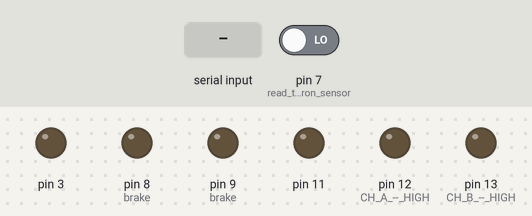
A sketch run on a simulated Arduino Uno, built with avr-gcc and run on an emulated ATmega328P. Parts: output pins drawn as LEDs (lit = HIGH). The test bench sets the inputs (shaded band); at power-on: pin 7 (read_the_omron_sensor) LOW.

Above: at 1.2 s.
1.3 s: "1" received over Serial
At 2.0 s:
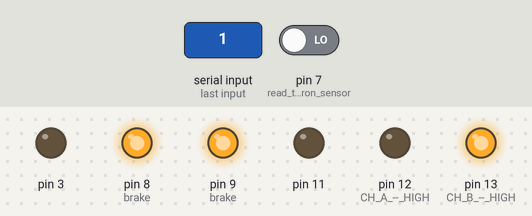
2.9 s: "1" received over Serial
At 3.9 s:
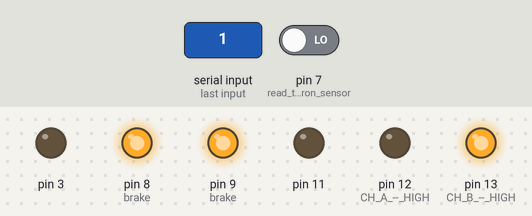
Timing chart, 0 to 5.9 s (numbered marks = the images above; inputs shaded):
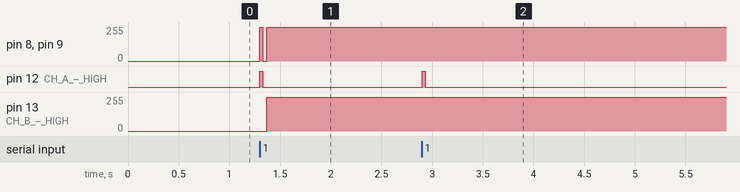

The sketch:

test_miliseconds.ino
```cpp
/*************************************************************
  adapted from Randy Sarafan by xiaochun from the following refs,and added bt&omron sensor
  Motor Shield Stepper Demo

  Using the omron403N to stop the motor by digital read the his output which is about 4.2v

  by wang xiaochun

  For more information see:
  <a href="https://www.instructables.com/id/Arduino-Motor-Shield-Tutorial/">
  https://www.instructables.com/id/Arduino-Motor-Sh...</a>

*************************************************************/

int delaylegnth = 30;
int bufferInt   = -1;
int nbstep      = 7;
int sensorVal   = 1;
unsigned long previousMillis   = 0;

void setup() {

  //establish motor direction toggle pins
  pinMode(12, OUTPUT); //CH A -- HIGH = forwards and LOW = backwards
  pinMode(13, OUTPUT); //CH B -- HIGH = forwards and LOW = backwards

  //establish motor brake pins
  pinMode(9, OUTPUT); //brake (disable) CH A
  pinMode(8, OUTPUT); //brake (disable) CH B

  // establish the omron reader pins
  pinMode(7, INPUT); //read the omron sensor

  // Configure bluetooth connection rate
  Serial.begin(9600);
}


void loop() {
  // Check for input
  sensorVal = 1;
  if (Serial.available() > 0) {
    bufferInt = Serial.read();
    if (bufferInt == '1') {

      for (int i = 0; i < nbstep + 1;  i++) {
        digitalWrite(9, LOW);  //ENABLE CH A
        digitalWrite(8, HIGH); //DISABLE CH B
        digitalWrite(12, HIGH);//Sets direction of CH A
        analogWrite(3, 255);   //Moves CH A
        //Serial.println("A");

        while (sensorVal == 1) {
          unsigned long currentMillis = millis();
          //Serial.println("currentMillis");
          //Serial.println(currentMillis);
          sensorVal = digitalRead(7);
          if (sensorVal == 0) {
            digitalWrite(9, HIGH);  //DISABLE CH A
            analogWrite(3, 0);      //stop Move CH A
            digitalWrite(8, HIGH);  //DISABLE CH B
            analogWrite(11, 0);     //stop Move CH B
            delay(delaylegnth);
            break;
          }
          if (currentMillis - previousMillis >= delaylegnth) {
            previousMillis = currentMillis;
            break;
          }
        }
        //moveMotorB;
        digitalWrite(9, HIGH);  //DISABLE CH A
        digitalWrite(8, LOW);   //ENABLE CH B
        digitalWrite(13, LOW);  //Sets direction of CH B
        analogWrite(11, 255);   //Moves CH B
        //Serial.println("B");
        while (sensorVal == 1) {
          unsigned long currentMillis = millis();
          sensorVal = digitalRead(7);
          if (sensorVal == 0) {
            digitalWrite(9, HIGH);  //DISABLE CH A
            analogWrite(3, 0);      //stop Move CH A
            digitalWrite(8, HIGH);  //DISABLE CH B
            analogWrite(11, 0);     //stop Move CH B
            delay(delaylegnth);
            break;
          }
          if (currentMillis - previousMillis >= delaylegnth) {
            previousMillis = currentMillis;
            break;
          }
        }

        //moveMotorAM;
        digitalWrite(9, LOW);  //ENABLE CH A
        digitalWrite(8, HIGH); //DISABLE CH B
        digitalWrite(12, LOW); //Sets direction of CH A
        analogWrite(3, 255);   //Moves CH A
        //Serial.println("A-");
        while (sensorVal == 1) {
          unsigned long currentMillis = millis();
          sensorVal = digitalRead(7);
          if (sensorVal == 0) {
            digitalWrite(9, HIGH);  //DISABLE CH A
            analogWrite(3, 0);      //stop Move CH A
            digitalWrite(8, HIGH);  //DISABLE CH B
            analogWrite(11, 0);     //stop Move CH B
            delay(delaylegnth);
            break;
          }
          if (currentMillis - previousMillis >= delaylegnth) {
            previousMillis = currentMillis;
            break;
          }
        }
        //moveMotorBM;
        digitalWrite(9, HIGH);  //DISABLE CH A
        digitalWrite(8, LOW);   //ENABLE CH B
        digitalWrite(13, HIGH); //Sets direction of CH B
        analogWrite(11, 255);   //Moves CH B
        //Serial.println("B-");
        while (sensorVal == 1) {
          unsigned long currentMillis = millis();
          sensorVal = digitalRead(7);
          if (sensorVal == 0) {
            digitalWrite(9, HIGH);  //DISABLE CH A
            analogWrite(3, 0);      //stop Move CH A
            digitalWrite(8, HIGH);  //DISABLE CH B
            analogWrite(11, 0);     //stop Move CH B
            delay(delaylegnth);
            break;
          }
          if (currentMillis - previousMillis >= delaylegnth) {
            previousMillis = currentMillis;
            break;
          }
        }
        if (i == nbstep) {
          digitalWrite(9, HIGH);  //DISABLE CH A
          analogWrite(3, 0);      //stop Move CH A
          digitalWrite(8, HIGH);  //DISABLE CH B
          analogWrite(11, 0);     //stop Move CH B
          delay(delaylegnth);
          break;
        }
      }

    }// end sensor if
  }// end BT if
}// end loop
```

Measured:
- after the input at 1.3 s, pin 8 (brake), pin 9 (brake): 0/255 → 255/255 at once; pin 12 (CH_A_--_HIGH): LOW → HIGH at once, → LOW 0.03 s later; pin 13 (CH_B_--_HIGH): 0/255 → 255/255 after 0.07 s
- after the input at 2.9 s, pin 12 (CH_A_--_HIGH): LOW → HIGH at once, → LOW 0.03 s later
